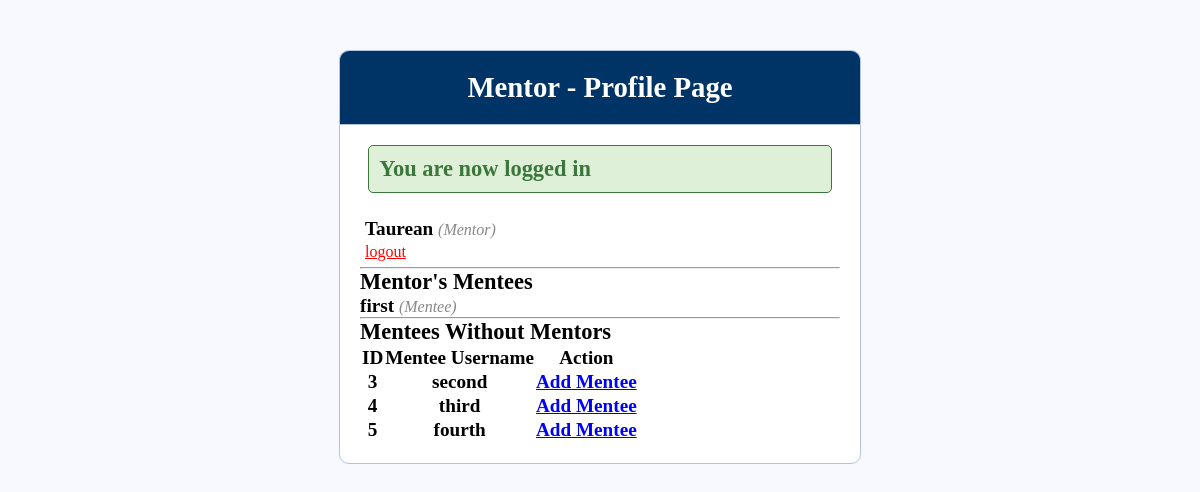
Screenshot of /mentor.php (signed in) with the database file from the repository.
### tables this page shows
CREATE TABLE IF NOT EXISTS `users` (
  `id` int(11) NOT NULL AUTO_INCREMENT,
  `username` varchar(60) NOT NULL,
  `email` varchar(100) NOT NULL,
  `user_type` varchar(10) NOT NULL,
  `mentor_id` varchar(100) DEFAULT NULL,
  `password` varchar(100) NOT NULL,
  PRIMARY KEY (`id`)
);

### functions.php (called while the page is built, shortened)
<?php
$db = mysqli_connect('localhost', 'root', '', 'submit');
function showMentees()
{
	global $db;
	$mentor_id = $_SESSION['user']['id'];
	$query = "SELECT * FROM users WHERE user_type='mentee' AND mentor_id=".$mentor_id;
	$result = mysqli_query($db, $query);
	$mentees = mysqli_fetch_all($result);
	return $mentees;
}
function getMentees()
{
	global $db;
	$query = "SELECT * FROM users WHERE user_type='mentee' AND mentor_id IS NULL";
	$result = mysqli_query($db, $query);
	$mentees = mysqli_fetch_all($result);
	return $mentees;
}

### mentor.php (the view, shortened to what this page needs)
<?php
include('functions.php');
?>
<!DOCTYPE html>
<html>
<head>
	<link rel="stylesheet" type="text/css" href="style.css">
</head>
<body>
	<div class="header">
		<h2>Mentor - Profile Page</h2>
	</div>
	<div class="content">
		<?php if (isset($_SESSION['success'])) : ?>
			<div class="error success" >
				<h3>
					<?php
						echo $_SESSION['success'];
					?>
				</h3>
			</div>
		<?php endif ?>
		<div class="profile_info">
			<div>
				<?php  if (isset($_SESSION['user'])) : ?>
					<strong><?php echo $_SESSION['user']['username']; ?></strong>
					<small>
						<i  style="color: #888;">(<?php echo ucfirst($_SESSION['user']['user_type']); ?>)</i>
						<br>
						<a href="mentor.php?logout='1'" style="color: red;">logout</a>
					</small>
				<?php endif ?>
			</div>
		</div>
		<?php if(count(showMentees()) > 0): ?>
		<hr>
		<div>
			<h3>Mentor's Mentees</h3>
			<div>
				<?php foreach (showMentees() as $mentees) {?>
					<strong><?php echo $mentees[1]; ?></strong>
					<small>
						<i  style="color: #888;">(<?php echo ucfirst($mentees[3]) ?>)</i>
					</small>
					<br>
				<?php } ?>
			</div>
		</div>
		<?php endif ?>
		<?php if(count(getMentees()) > 0): ?>
		<hr>
		<div>
			<h3>Mentees Without Mentors</h3>
			<table>
				<tr>
					<th>ID</th>
					<th>Mentee Username</th>
					<th>Action</th>
				</tr>
				<?php foreach (getMentees() as $mentees) {?>
				<tr>
					<th><?php echo $mentees[0]?></th>
					<th><?php echo $mentees[1]?></th>
					<th><a href="mentor.php?add=<?php echo $mentees[0]?>" style="color: blue;" name="add">Add Mentee</a></th>
				</tr>
				<?php } ?>
			</table>
		</div>
		<?php endif ?>
	</div>
</body>
</html>

### style.css (style rules this page uses)
* { margin: 0px; padding: 0px; }
body { font-size: 120%; background: #F8F8FF; }
.header { width: 40%; margin: 50px auto 0px; color: white; background: #5F9EA0; text-align: center; border: 1px solid #B0C4DE; border-bottom: none; border-radius: 10px 10px 0px 0px; padding: 20px; }
form, .content { width: 40%; margin: 0px auto; padding: 20px; border: 1px solid #B0C4DE; background: white; border-radius: 0px 0px 10px 10px; }
.error { width: 92%; margin: 0px auto; padding: 10px; border: 1px solid #a94442; color: #a94442; background: #f2dede; border-radius: 5px; text-align: left; }
.success { color: #3c763d; background: #dff0d8; border: 1px solid #3c763d; margin-bottom: 20px; }
.profile_info div { display: inline-block; margin: 5px; }
.profile_info:after { content: ""; display: block; clear: both; }

### mentor.php (style rules this page uses)
.header { background: #003366; }

### rows the page displays
users: username "first", user_type "Mentee"
users: id "3", username "second"
users: id "4", username "third"
users: id "5", username "fourth"

### other values shown
$_SESSION['success'] "You are now logged in"
$_SESSION['user']['username'] "Taurean"
$_SESSION['user']['user_type'] "Mentor"
